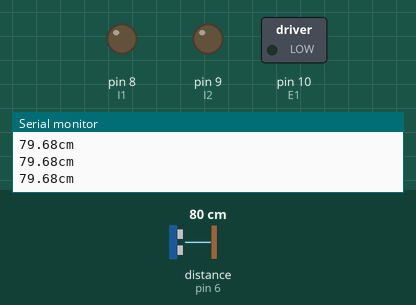
Recording of a sketch running on a simulated Arduino Uno, built with avr-gcc and run on an emulated ATmega328P. Shown: switched loads named in the sketch (green lamp = pin HIGH), output pins drawn as LEDs (lit = HIGH), the last lines printed to the serial monitor. Wiring (inferred from the names in the program): ultrasonic range finder: trigger pin 7; echo pin 6. The inputs (shaded band) are chosen by the test bench; at power-on: distance to the obstacle (sensor on pin 6) 80 cm. The echo pulse lasts 58.3 µs per cm; pins used as bus, display or sensor lines are not drawn.

Above: at 1.2 s.
1.3 s: distance to the obstacle (sensor on pin 6) set to 98 cm
2.8 s: distance to the obstacle (sensor on pin 6) set to 105 cm
At 3.7 s:
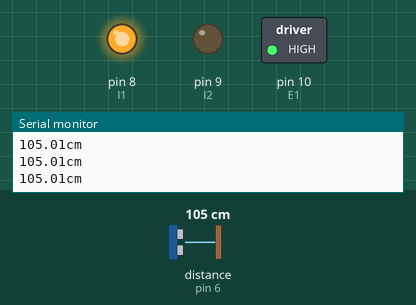
4.3 s: distance to the obstacle (sensor on pin 6) set to 2 cm
At 4.6 s:
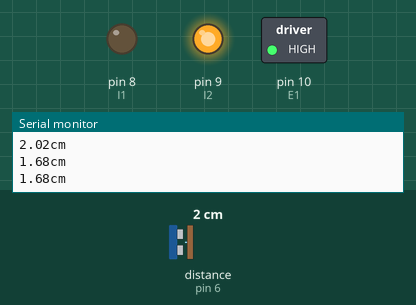
5.8 s: distance to the obstacle (sensor on pin 6) set to 19 cm
7.3 s: distance to the obstacle (sensor on pin 6) set to 22 cm
At 8.5 s:
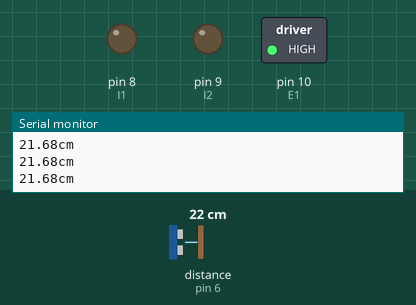
8.8 s: distance to the obstacle (sensor on pin 6) set to 4 cm
At 9.7 s:
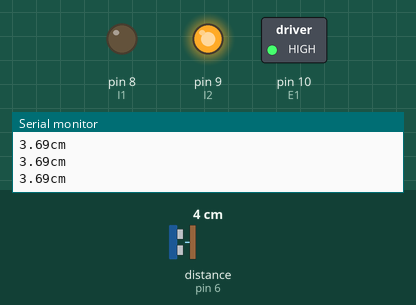
Timing chart, 0 to 11.3 s (numbered marks = the images above; inputs shaded):
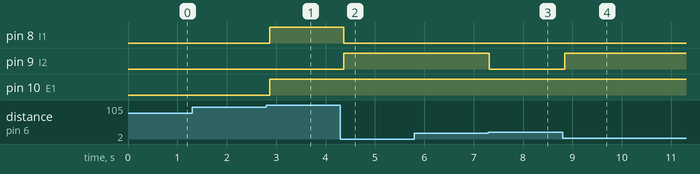

Measured:
- the behaviour switches between 100 and 101 cm on distance to the obstacle (sensor on pin 6) (found by bisection; images 0 and 1)
- the behaviour switches between 20 and 21 cm on distance to the obstacle (sensor on pin 6) (found by bisection; images 2 and 3)
- after the input at 2.8 s, pin 8 (I1), pin 10 (E1): LOW → HIGH after 0.07 s
- after the input at 4.3 s, pin 8 (I1): HIGH → LOW after 0.07 s; pin 9 (I2): LOW → HIGH after 0.07 s
- after the input at 7.3 s, pin 9 (I2): HIGH → LOW at once
- after the input at 8.8 s, pin 9 (I2): LOW → HIGH after 0.05 s

The sketch:

coche.ino
```cpp
#define E1 10  // Enable Pin for motor 1
#define I1 8     // Control pin 1 for motor 1
#define I2 9     // Control pin 2 for motor 1
#define TRIGGER 7 //Pin de sensor Trigger
#define ECHO 6

//Constantes

const float sonido = 34300.0;
const float umbral1 = 100.0;
const float umbral2 = 99.0;
const float umbral3 = 20.0;


void setup()
{
  Serial.begin(9600);

  for (int i = 8 ; i < 11 ; i++)                   // Inicializamos los pines
  pinMode( i, OUTPUT);
  pinMode(TRIGGER, OUTPUT);
  pinMode(ECHO, INPUT);
}


void loop()
{
  iniciarTrigger();
  float distancia = calcularDistancia();
  velocidadMotor(distancia);

  Serial.print(distancia);
  Serial.print("cm");
  Serial.println();
  delay(100);
}

// FUNCION MARCHA ATRAS

void marchaAtras()
{
  digitalWrite(I1, LOW);
  digitalWrite(I2, HIGH);
}

//FUNCION PARAR MOTOR

void pararMotor()
{
  digitalWrite(I1, LOW);
  digitalWrite(I2, LOW);
}

//FUNCION MOTOR A MEDIA MARCHA
void medioMotor()
{
  digitalWrite(I1, HIGH);
  digitalWrite(I2, LOW);
  analogWrite(E1, 127);
}

//FUNCION MOTOR A TOPE

void todoMotor()
{
  digitalWrite(I1, HIGH);
  digitalWrite(I2, LOW);
  analogWrite(E1, 255);
}

//FUNCION INICIAR MEDIDOR

void iniciarTrigger()
{
  digitalWrite(TRIGGER, LOW);
  delayMicroseconds(4);

  digitalWrite(TRIGGER, HIGH);
  delayMicroseconds(10);

  digitalWrite(TRIGGER, LOW);
}


// FUNCION CALCULAR DISTANCIA

float calcularDistancia()
{
  // La función pulseIn obtiene el tiempo que tarda en cambiar entre estados, en este caso a HIGH
  unsigned long tiempo = pulseIn(ECHO, HIGH);

  // Obtenemos la distancia en cm, hay que convertir el tiempo en segudos ya que está en microsegundos
  // por eso se multiplica por 0.000001
  float distancia = tiempo * 0.000001 * sonido / 2.0;


  return distancia;
}

// FUNCION VELOCIDAD MOTOR

void velocidadMotor(float distancia)
{
  if (distancia > umbral1)
  {
    // TODO MOTOR
    todoMotor();
  }
  else if (distancia < umbral2 && distancia > umbral3)
  {
    // motor a medias
    pararMotor();
  }
  else if (distancia <= umbral3)
  {
    // paramos motor
    marchaAtras();
  }
}
```
